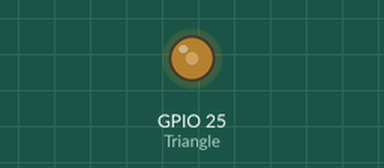
Simulated run of this sketch. Board: ESP32. Shown: output pins drawn as LEDs (lit = HIGH).

Above: at 0.15 s.
At 18.21 s:
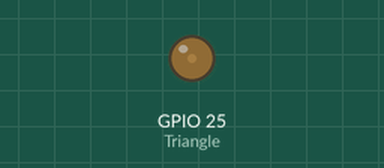
Timing chart, 0 to 19.2 s (numbered marks = the images above):
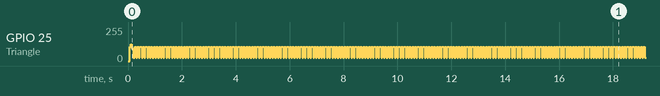

The sketch:

Triangle.ino
```cpp
/*************************************************************
 *                   TRIANGLE WAVEFORM GENERATION
 *                   ============================
 *
 * In this project a Triangle waveform is generated through the
 * DAC at GPIO port 25 of teh ESP32 Devkitc.
 *
 * The specifications of the generated waveform are:
 * Output voltage: 0 to +3.3V
 * Frequency: 100 Hz (period 10 ms)
 * Step size: 0.1 ms
 *
 * File:   Triangle
 * Date:   July 2017
 * Author: Dogan Ibrahim
 *************************************************************/
#define Triangle 25
int DAC_Value;
float Sample = 0.0, Inc = 0.1;

void setup()
{
  pinMode(Triangle, ANALOG);                // Configure as analog
}


void loop()
{
     DAC_Value = Sample * 255;
     dacWrite(Triangle, DAC_Value);           // Send to DAC
     Sample = Sample + Inc;
     if(Sample > 1.0 || Sample < 0.0)
     {
       Inc = -Inc;
       Sample = Sample + Inc;
     }
     delayMicroseconds(454);                  // 909 us delay
}
```
